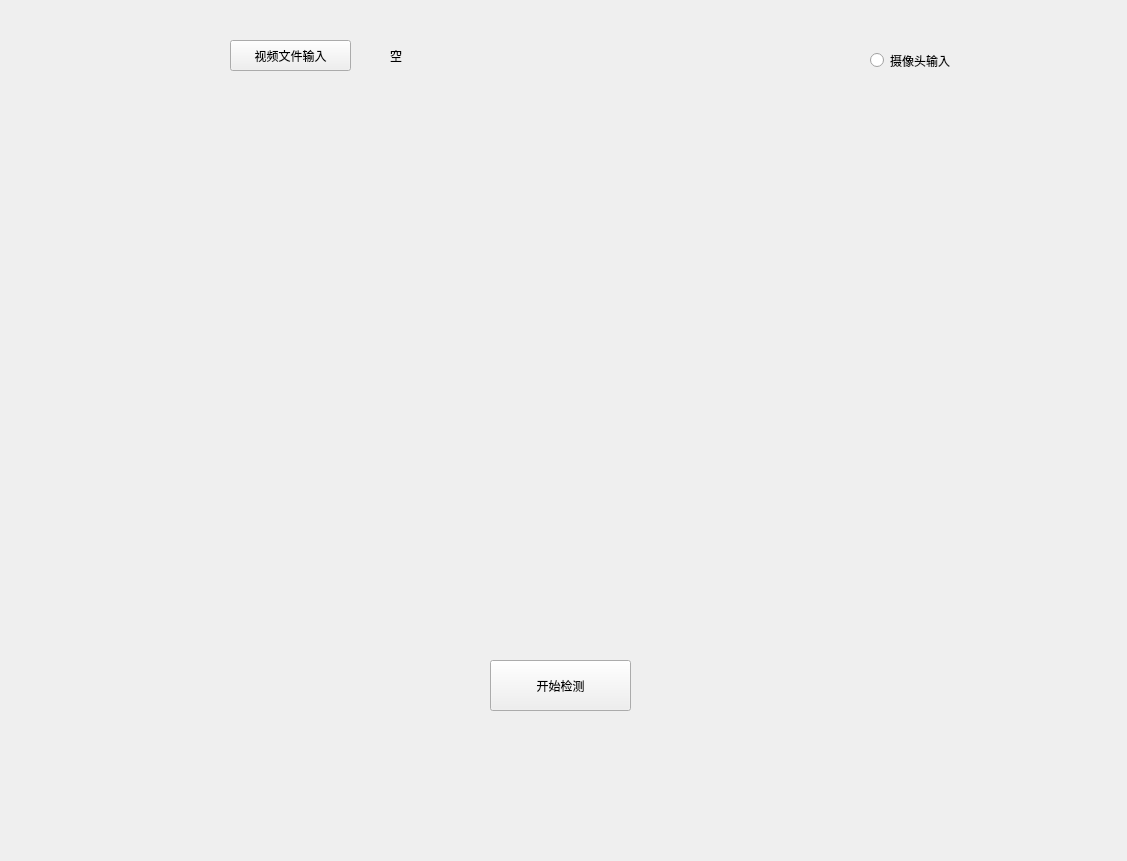
<?xml version="1.0" encoding="UTF-8"?>
<ui version="4.0">
 <class>Form</class>
 <widget class="QWidget" name="Form">
  <property name="enabled">
   <bool>true</bool>
  </property>
  <property name="geometry">
   <rect>
    <x>0</x>
    <y>0</y>
    <width>1127</width>
    <height>861</height>
   </rect>
  </property>
  <property name="acceptDrops">
   <bool>false</bool>
  </property>
  <property name="windowTitle">
   <string>Form</string>
  </property>
  <widget class="QPushButton" name="video_input">
   <property name="geometry">
    <rect>
     <x>230</x>
     <y>40</y>
     <width>121</width>
     <height>31</height>
    </rect>
   </property>
   <property name="text">
    <string>视频文件输入</string>
   </property>
  </widget>
  <widget class="QPushButton" name="det">
   <property name="geometry">
    <rect>
     <x>490</x>
     <y>660</y>
     <width>141</width>
     <height>51</height>
    </rect>
   </property>
   <property name="text">
    <string>开始检测</string>
   </property>
  </widget>
  <widget class="QRadioButton" name="camera">
   <property name="geometry">
    <rect>
     <x>870</x>
     <y>40</y>
     <width>171</width>
     <height>41</height>
    </rect>
   </property>
   <property name="autoFillBackground">
    <bool>true</bool>
   </property>
   <property name="text">
    <string>摄像头输入</string>
   </property>
  </widget>
  <widget class="QLabel" name="label">
   <property name="geometry">
    <rect>
     <x>390</x>
     <y>40</y>
     <width>361</width>
     <height>31</height>
    </rect>
   </property>
   <property name="autoFillBackground">
    <bool>true</bool>
   </property>
   <property name="text">
    <string>空</string>
   </property>
  </widget>
  <widget class="QLabel" name="frame_label">
   <property name="geometry">
    <rect>
     <x>120</x>
     <y>100</y>
     <width>951</width>
     <height>541</height>
    </rect>
   </property>
   <property name="autoFillBackground">
    <bool>true</bool>
   </property>
   <property name="text">
    <string/>
   </property>
  </widget>
  <zorder>video_input</zorder>
  <zorder>camera</zorder>
  <zorder>label</zorder>
  <zorder>frame_label</zorder>
  <zorder>det</zorder>
 </widget>
 <resources/>
 <connections>
  <connection>
   <sender>video_input</sender>
   <signal>clicked()</signal>
   <receiver>Form</receiver>
   <slot>push_vid()</slot>
   <hints>
    <hint type="sourcelabel">
     <x>172</x>
     <y>59</y>
    </hint>
    <hint type="destinationlabel">
     <x>375</x>
     <y>227</y>
    </hint>
   </hints>
  </connection>
  <connection>
   <sender>det</sender>
   <signal>clicked()</signal>
   <receiver>Form</receiver>
   <slot>begin_det()</slot>
   <hints>
    <hint type="sourcelabel">
     <x>410</x>
     <y>690</y>
    </hint>
    <hint type="destinationlabel">
     <x>375</x>
     <y>227</y>
    </hint>
   </hints>
  </connection>
  <connection>
   <sender>camera</sender>
   <signal>clicked()</signal>
   <receiver>Form</receiver>
   <slot>from_camera()</slot>
   <hints>
    <hint type="sourcelabel">
     <x>614</x>
     <y>47</y>
    </hint>
    <hint type="destinationlabel">
     <x>375</x>
     <y>227</y>
    </hint>
   </hints>
  </connection>
 </connections>
 <slots>
  <slot>push_vid()</slot>
  <slot>from_camera()</slot>
  <slot>begin_det()</slot>
  <slot>stop()</slot>
 </slots>
</ui>
